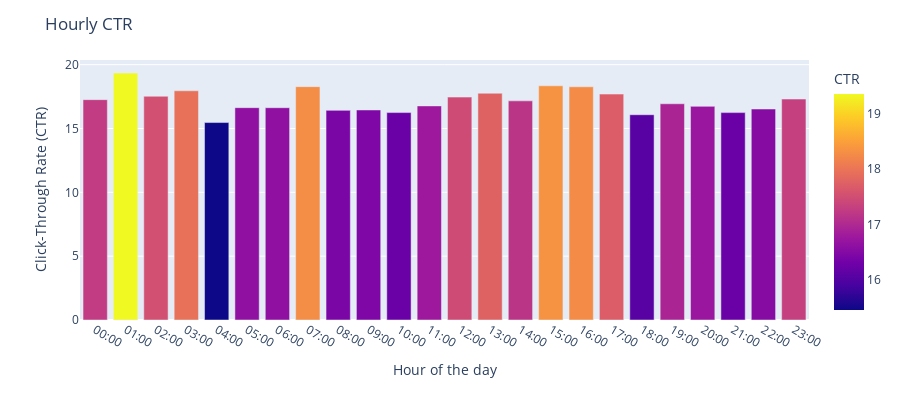

Notebook cell for this chart:
### Code cell
fig = px.bar(hourly_ctr, x='hour_of_day', y='CTR',
             labels={"hour_of_day": "Time"}, 
             color='CTR',
             height=400)

fig.update_layout(
    title = 'Hourly CTR',
    xaxis_title = "Hour of the day",
    yaxis_title = "Click-Through Rate (CTR)",
    )
fig.show()

### Figure 1 — Plotly figure (JSON) as saved in the notebook; plotly's stock layout.template omitted (floating-point values rounded to 4 significant figures)
{"data": [{"alignmentgroup": "True", "hovertemplate": "Time=%{x}<br>CTR=%{marker.color}<extra></extra>", "legendgroup": "", "marker": {"color": [17.26, 19.35, 17.52, 17.95, 15.47, 16.63, 16.63, 18.28, 16.42, 16.45, 16.25, 16.77, 17.46, 17.76, 17.16, 18.34, 18.27, 17.7, 16.08, 16.94, 16.73, 16.24, 16.52, 17.31], "coloraxis": "coloraxis"}, "name": "", "offsetgroup": "", "orientation": "v", "showlegend": false, "textposition": "auto", "type": "bar", "x": ["00:00", "01:00", "02:00", "03:00", "04:00", "05:00", "06:00", "07:00", "08:00", "09:00", "10:00", "11:00", "12:00", "13:00", "14:00", "15:00", "16:00", "17:00", "18:00", "19:00", "20:00", "21:00", "22:00", "23:00"], "xaxis": "x", "y": [17.26, 19.35, 17.52, 17.95, 15.47, 16.63, 16.63, 18.28, 16.42, 16.45, 16.25, 16.77, 17.46, 17.76, 17.16, 18.34, 18.27, 17.7, 16.08, 16.94, 16.73, 16.24, 16.52, 17.31], "yaxis": "y"}], "layout": {"barmode": "relative", "coloraxis": {"colorbar": {"title": {"text": "CTR"}}, "colorscale": [[0, "#0d0887"], [0.1111, "#46039f"], [0.2222, "#7201a8"], [0.3333, "#9c179e"], [0.4444, "#bd3786"], [0.5556, "#d8576b"], [0.6667, "#ed7953"], [0.7778, "#fb9f3a"], [0.8889, "#fdca26"], [1, "#f0f921"]]}, "height": 400, "legend": {"tracegroupgap": 0}, "margin": {"t": 60}, "title": {"text": "Hourly CTR"}, "xaxis": {"anchor": "y", "domain": [0, 1], "title": {"text": "Hour of the day"}}, "yaxis": {"anchor": "x", "domain": [0, 1], "title": {"text": "Click-Through Rate (CTR)"}}}}
